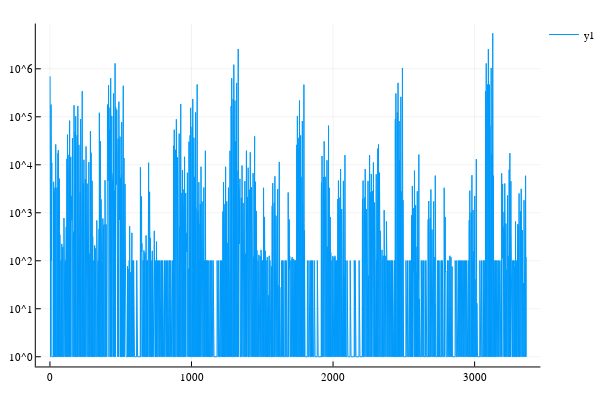

Notebook source saved alongside this figure:
### Code cell
plot(dist[:].+1,yaxis=:log)

### Figure 1 — Plotly figure (JSON) as saved in the notebook; plotly's stock layout.template omitted (floating-point values rounded to 4 significant figures; data arrays with more than 128 entries replaced by an {"elided": "..."} marker saying what was removed)
{"data": [{"colorbar": {"title": ""}, "legendgroup": "y1", "line": {"color": "rgba(0, 154, 250, 1.000)", "dash": "solid", "shape": "linear", "width": 1}, "mode": "lines", "name": "y1", "showlegend": true, "type": "scatter", "x": {"elided": "3364 int values"}, "xaxis": "x1", "y": {"elided": "3364 int values"}, "yaxis": "y1", "zmax": null, "zmin": null}], "layout": {"annotations": [], "height": 400, "legend": {"bgcolor": "rgba(255, 255, 255, 1.000)", "bordercolor": "rgba(0, 0, 0, 1.000)", "font": {"color": "rgba(0, 0, 0, 1.000)", "family": "sans-serif", "size": 11}, "tracegroupgap": 0, "x": 1, "y": 1}, "margin": {"b": 20, "l": 0, "r": 0, "t": 20}, "paper_bgcolor": "rgba(255, 255, 255, 1.000)", "plot_bgcolor": "rgba(255, 255, 255, 1.000)", "showlegend": true, "width": 600, "xaxis": {"anchor": "y1", "domain": [0.06582, 0.9934], "gridcolor": "rgba(0, 0, 0, 0.100)", "gridwidth": 0.5, "linecolor": "rgba(0, 0, 0, 1.000)", "mirror": false, "range": [-99.89, 3465.0], "showgrid": true, "showline": true, "showticklabels": true, "tickangle": 0, "tickcolor": "rgb(0, 0, 0)", "tickfont": {"color": "rgba(0, 0, 0, 1.000)", "family": "sans-serif", "size": 11}, "tickmode": "array", "ticks": "inside", "ticktext": ["0", "1000", "2000", "3000"], "tickvals": [0, 1000, 2000, 3000], "title": "", "titlefont": {"color": "rgba(0, 0, 0, 1.000)", "family": "sans-serif", "size": 15}, "type": "-", "visible": true, "zeroline": false, "zerolinecolor": "rgba(0, 0, 0, 1.000)"}, "yaxis": {"anchor": "x1", "domain": [0.03762, 0.9902], "gridcolor": "rgba(0, 0, 0, 0.100)", "gridwidth": 0.5, "linecolor": "rgba(0, 0, 0, 1.000)", "mirror": false, "range": [-0.2022, 6.943], "showgrid": true, "showline": true, "showticklabels": true, "tickangle": 0, "tickcolor": "rgb(0, 0, 0)", "tickfont": {"color": "rgba(0, 0, 0, 1.000)", "family": "sans-serif", "size": 11}, "tickmode": "array", "ticks": "inside", "ticktext": ["10^0", "10^1", "10^2", "10^3", "10^4", "10^5", "10^6"], "tickvals": [1, 10, 100, 1000, 10000, 100000, 1000000], "title": "", "titlefont": {"color": "rgba(0, 0, 0, 1.000)", "family": "sans-serif", "size": 15}, "type": "log", "visible": true, "zeroline": false, "zerolinecolor": "rgba(0, 0, 0, 1.000)"}}}
